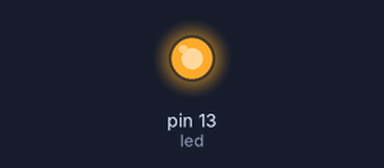
This sketch was run on a simulated Arduino Uno, built with avr-gcc and run on an emulated ATmega328P. Shown: output pins drawn as LEDs (lit = HIGH).

Above: at 1.2 s.
At 3.7 s:
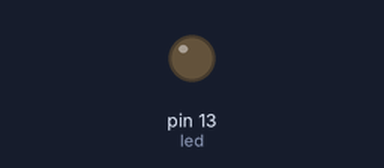
Timing chart, 0 to 6.5 s (numbered marks = the images above):
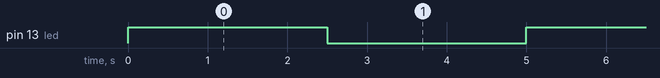

Measured:
- by itself, pin 13 (led): alternates HIGH for 2.5 s and LOW for 2.5 s

The sketch:

assignment1_1_2a.ino
```cpp
const unsigned int led = 13;
const unsigned int t_on=2500, t_off=2500;

void setup () {
  pinMode ( led , OUTPUT );
}
void loop () {
  digitalWrite ( led , HIGH );
  delay (t_on);
  digitalWrite ( led , LOW ) ;
  delay(t_off);
}
```
